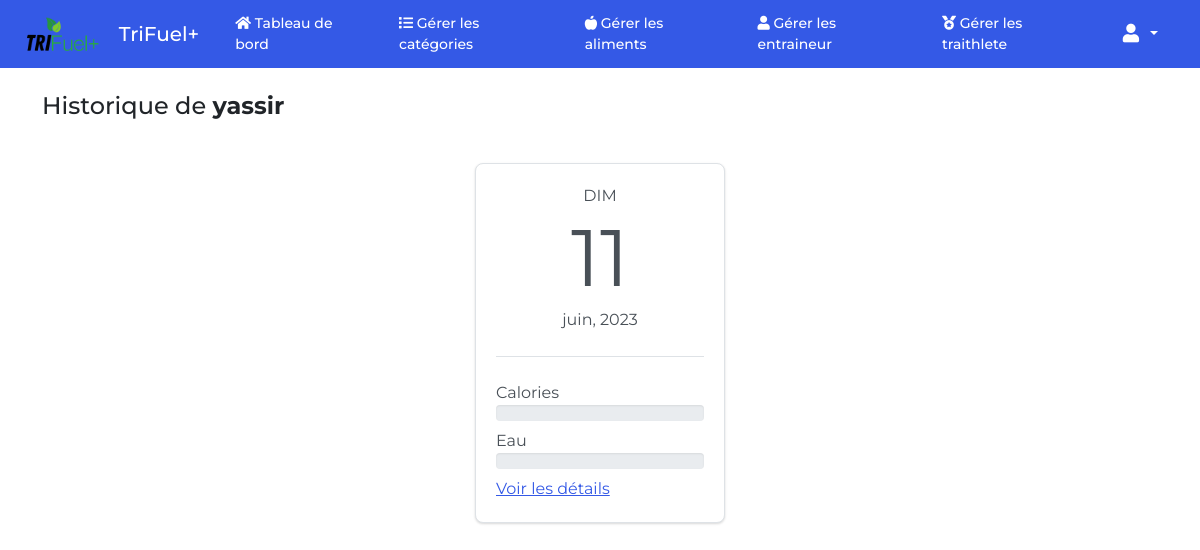
The app's page /athlete-daily-food-history/19 (signed in) with its own data.
### foodtracker/models.py (models this page shows, shortened)
class User(AbstractUser):
    class UserRoles(models.TextChoices):
        ADMIN = ('ADMIN', 'Admin')
        ENTRAINEUR = ('ENTRAINEUR', 'Entraineur')
        TRIATHLETE = ('TRIATHLETE', 'Triathlete')
    email = models.EmailField('email address', null=True)
    role = models.CharField(max_length=15, choices=UserRoles.choices)
    REQUIRED_FIELDS = []
    class Meta:
        db_table = 'users'

class DailyFood(models.Model):
    date = models.DateField(default=timezone.now)
    athlete = models.ForeignKey(User, on_delete=models.CASCADE, related_name='dailyfoods')
    daily_water_consumption = models.DecimalField(max_digits=8, decimal_places=2)
    water_consumption_count = models.DecimalField(max_digits=8, decimal_places=2, default=0)
    class Meta:
        db_table = 'dailyfoods'

### foodtracker/views.py (the view)
# urls.py: path('athlete-daily-food-history/<int:pk>', views.athlete_daily_food_history, name='athlete_daily_food_history'),
@login_required
def athlete_daily_food_history(request, pk):
    athlete = User.objects.get(pk=pk)
    daily_foods = DailyFood.objects.filter(athlete_id=athlete.id, date__lt=timezone.localdate())
    calories_goal = athlete.profile_triathlete.depense_energetique_journaliere
    daily_foods_meta_date = map(lambda x: get_daily_food_metadata(x, calories_goal), daily_foods)
    return render(request, 'athelete_daily_food_history.html', {
        'daily_foods_meta_date': daily_foods_meta_date,
        'calories_goal': calories_goal,
        'athlete': athlete,
    })

### templates/athelete_daily_food_history.html (shortened to what this page needs)
{% extends 'base.html' %}
{% block body %}
<div class="mt-4 mb-4 d-flex align-items-center justify-content-between">
  <h4>Historique de <strong>{{ athlete.first_name }}</strong></h4>
</div>
<div class="d-flex flex-wrap justify-content-center">
  {% for df in daily_foods_meta_date %}
  <div class="daily-food-container d-flex flex-column">
    <div class="daily-food-date d-flex flex-column align-items-center">
      <div>{{ df.date|date:'D'|upper }}</div>
      <div class="daily-food-date_day">{{ df.date|date:'d' }}</div>
      <div>{{ df.date|date:'F, Y' }}</div>
    </div>
    <div class="daily-food-devider mt-4 mb-4"></div>
    <div class="daily-food-progress mb-2">
      <div class="daily-food-progress_label">
        Calories
      </div>
      {% if df.comsumed_calories >= df.calories_goal %}
      <div class="daily-food-progress_bar">
        <div class="progress" role="progressbar" aria-label="Example with label" aria-valuenow="25" aria-valuemin="0"
          aria-valuemax="100">
          <div class="progress-bar bg-success" style="width: 100%">100%</div>
        </div>
      </div>
      {% else %}
      <div class="daily-food-progress_bar">
        <div class="progress" role="progressbar" aria-label="Example with label" aria-valuenow="25" aria-valuemin="0"
          aria-valuemax="100">
        </div>
      </div>
      {% endif %}
    </div>
    <div class="daily-food-progress">
      <div class="daily-food-progress_label">
        Eau
      </div>
      {% if df.comsumed_water >= df.water_goal %}
      <div class="daily-food-progress_bar">
        <div class="progress" role="progressbar" aria-label="Example with label" aria-valuenow="25" aria-valuemin="0"
          aria-valuemax="100">
          <div class="progress-bar bg-success" style="width: 100%">100%</div>
        </div>
      </div>
      {% else %}
      <div class="daily-food-progress_bar">
        <div class="progress" role="progressbar" aria-label="Example with label" aria-valuenow="25" aria-valuemin="0"
          aria-valuemax="100">
        </div>
      </div>
      {% endif %}
    </div>
    <div class="mt-2">
      <a href="{% url 'athlete_daily_food_history_details' pk=athlete.id df=df.id %}">Voir les détails</a>
    </div>
  </div>
  {% endfor %}
</div>
{% endblock body %}

### static/css/styles.css (style rules this page uses)
html { position: relative; min-height: 100%; }
body { margin: 0 0 90px; font-family: 'Montserrat', sans-serif !important; }

### templates/athelete_daily_food_history.html (style rules this page uses)
.daily-food-container { width: 250px; height: 360px; background-color: white; border-radius: 0.5rem; border: 1px solid #dee2e6; box-shadow: 0 1px 3px 0 rgba(0, 0, 0, .1), 0 1px 2px 0 rgba(0, 0, 0, .06); padding: 20px; margin: 10px; }
.daily-food-date_day { font-size: 5rem; line-height: 100px; }
.daily-food-devider { width: 100%; height: 1px; background: #dee2e6; }

### records on screen
User: first_name "yassir"
DailyFood: date "DIM", date "11", date "juin, 2023"
